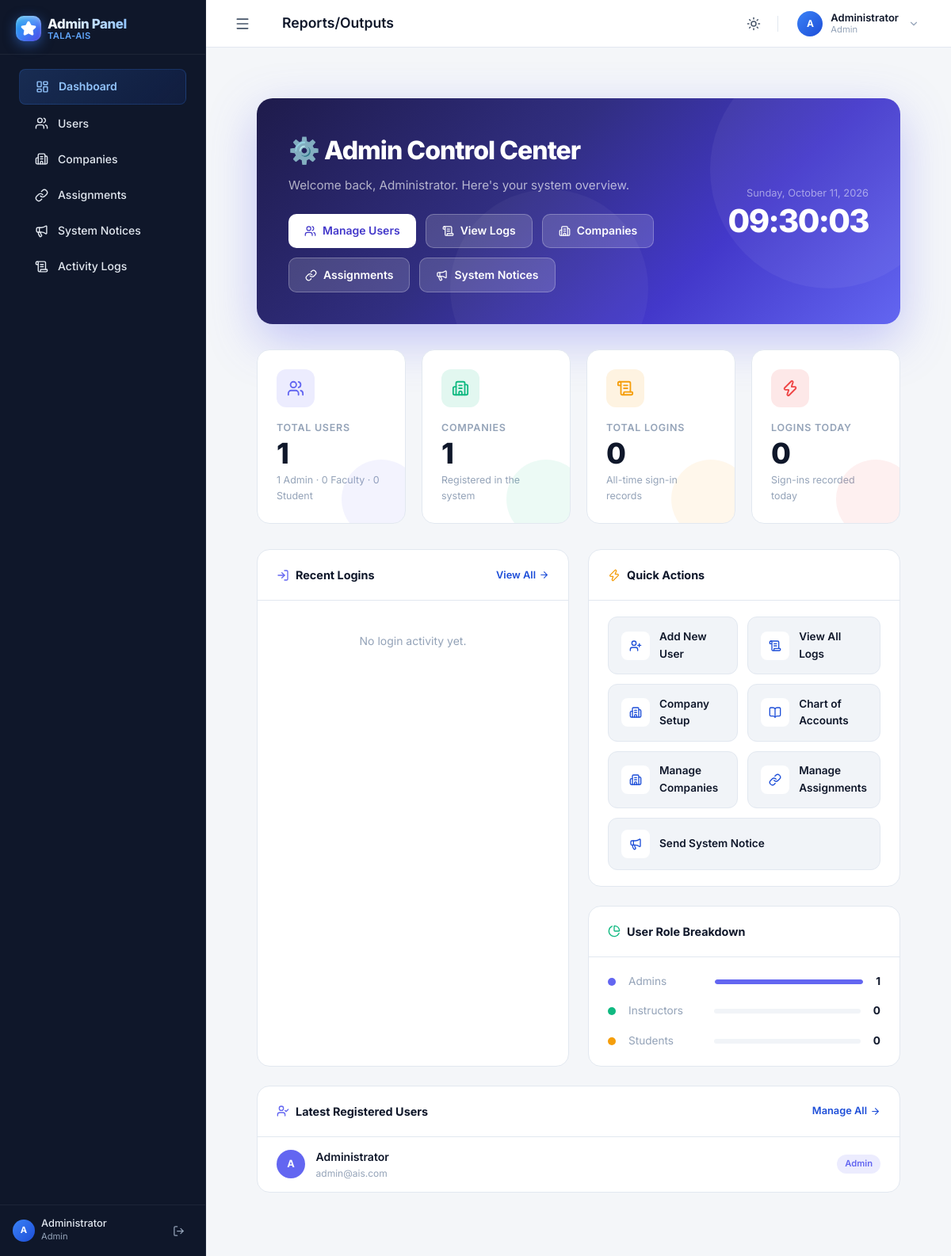
Page /admin/dashboard.php (signed in) on the committed database.
### tables this page shows
CREATE TABLE IF NOT EXISTS `users` (
    `id` INT AUTO_INCREMENT PRIMARY KEY,
    `name` VARCHAR(100) NOT NULL,
    `email` VARCHAR(150) NOT NULL UNIQUE,
    `password` VARCHAR(255) NOT NULL,
    `role` ENUM('Admin','Instructor','Student') NOT NULL DEFAULT 'Student',
    `status` ENUM('approved','pending','rejected') NOT NULL DEFAULT 'approved',
    `faculty_id` VARCHAR(50) NULL DEFAULT NULL,
    `department` VARCHAR(100) NULL DEFAULT NULL,
    `verification_notes` TEXT NULL DEFAULT NULL,
    `verified_by` INT NULL DEFAULT NULL,
    `verified_at` DATETIME NULL DEFAULT NULL,
    `active_company_id` INT NULL DEFAULT NULL,
    `created_at` TIMESTAMP DEFAULT CURRENT_TIMESTAMP
);

### admin/dashboard.php (the view, shortened to what this page needs)
<?php
require_once '../includes/header.php';
$db = get_db();
$users_count     = $db->query("SELECT COUNT(*) FROM users")->fetch_row()[0];
$companies_count = $db->query("SELECT COUNT(*) FROM companies")->fetch_row()[0];
$logs_count      = $db->query("SELECT COUNT(*) FROM activity_logs WHERE module='Authentication'")->fetch_row()[0];
$admin_count     = $db->query("SELECT COUNT(*) FROM users WHERE role='Admin'")->fetch_row()[0];
$instructor_count= $db->query("SELECT COUNT(*) FROM users WHERE role='Instructor'")->fetch_row()[0];
$instructor_approved = $db->query("SELECT COUNT(*) FROM users WHERE role='Instructor' AND (status='approved' OR status IS NULL)")->fetch_row()[0];
$student_count   = $db->query("SELECT COUNT(*) FROM users WHERE role='Student'")->fetch_row()[0];
$today_logs = $db->query("SELECT COUNT(*) FROM activity_logs WHERE module='Authentication' AND DATE(created_at)=CURDATE()")->fetch_row()[0];
$recent_logs = $db->query("
    SELECT l.*, u.name as user_name, u.role as user_role
    FROM activity_logs l
    LEFT JOIN users u ON l.user_id = u.id
    WHERE l.module = 'Authentication'
    ORDER BY l.created_at DESC
    LIMIT 8
")->fetch_all(MYSQLI_ASSOC);
$latest_users = $db->query("SELECT name, email, role, created_at FROM users ORDER BY created_at DESC LIMIT 5")->fetch_all(MYSQLI_ASSOC);
?>
<div class="adm-wrapper">
    <div class="adm-hero">
        <div>
            <div class="adm-hero-title">⚙️ Admin Control Center</div>
            <div class="adm-hero-sub">Welcome back, <?= htmlspecialchars($_SESSION['user_name'] ?? 'Admin') ?>. Here's your system overview.</div>
            <div class="adm-hero-btns">
                <a href="users.php" class="adm-hero-btn adm-hero-btn-primary">
                    <i data-lucide="users" style="width:15px;height:15px;"></i> Manage Users
                </a>
                <a href="logs.php" class="adm-hero-btn adm-hero-btn-ghost">
                    <i data-lucide="scroll-text" style="width:15px;height:15px;"></i> View Logs
                </a>
                <a href="companies.php" class="adm-hero-btn adm-hero-btn-ghost">
                    <i data-lucide="building-2" style="width:15px;height:15px;"></i> Companies
                </a>
                <a href="assignments.php" class="adm-hero-btn adm-hero-btn-ghost">
                    <i data-lucide="link" style="width:15px;height:15px;"></i> Assignments
                </a>
                <a href="system_notices.php" class="adm-hero-btn adm-hero-btn-ghost">
                    <i data-lucide="megaphone" style="width:15px;height:15px;"></i> System Notices
                </a>
            </div>
        </div>
        <div class="adm-hero-right">
            <div class="adm-hero-date"><?= date('l, F j, Y') ?></div>
            <div class="adm-hero-time" id="live-clock">--:--</div>
        </div>
    </div>
    <div class="adm-stats">
        <div class="adm-stat-card">
            <div class="adm-stat-icon" style="background:rgba(99,102,241,0.12); color:#6366f1;">
                <i data-lucide="users" style="width:22px;height:22px;"></i>
            </div>
            <div class="adm-stat-label">Total Users</div>
            <div class="adm-stat-value"><?= $users_count ?></div>
            <div class="adm-stat-sub"><?= $admin_count ?> Admin · <?= $instructor_approved ?> Faculty · <?= $student_count ?> Student</div>
            <div class="adm-stat-glow" style="background:#6366f1;"></div>
        </div>
        <div class="adm-stat-card">
            <div class="adm-stat-icon" style="background:rgba(16,185,129,0.12); color:#10b981;">
                <i data-lucide="building-2" style="width:22px;height:22px;"></i>
            </div>
            <div class="adm-stat-label">Companies</div>
            <div class="adm-stat-value"><?= $companies_count ?></div>
            <div class="adm-stat-sub">Registered in the system</div>
            <div class="adm-stat-glow" style="background:#10b981;"></div>
        </div>
        <div class="adm-stat-card">
            <div class="adm-stat-icon" style="background:rgba(245,158,11,0.12); color:#f59e0b;">
                <i data-lucide="scroll-text" style="width:22px;height:22px;"></i>
            </div>
            <div class="adm-stat-label">Total Logins</div>
            <div class="adm-stat-value"><?= number_format($logs_count) ?></div>
            <div class="adm-stat-sub">All-time sign-in records</div>
            <div class="adm-stat-glow" style="background:#f59e0b;"></div>
        </div>
        <div class="adm-stat-card">
            <div class="adm-stat-icon" style="background:rgba(239,68,68,0.12); color:#ef4444;">
                <i data-lucide="zap" style="width:22px;height:22px;"></i>
            </div>
            <div class="adm-stat-label">Logins Today</div>
            <div class="adm-stat-value"><?= $today_logs ?></div>
            <div class="adm-stat-sub">Sign-ins recorded today</div>
            <div class="adm-stat-glow" style="background:#ef4444;"></div>
        </div>
    </div>
    <div class="adm-row">
        <div class="adm-panel">
            <div class="adm-panel-header">
                <div class="adm-panel-title">
                    <i data-lucide="log-in" style="width:16px;height:16px;color:#6366f1;"></i>
                    Recent Logins
                </div>
                <a href="logs.php" class="adm-panel-link">
                    View All <i data-lucide="arrow-right" style="width:13px;height:13px;"></i>
                </a>
            </div>
            <div class="adm-activity">
                <?php if (empty($recent_logs)): ?>
                <div style="padding:2rem;text-align:center;color:var(--text-muted);font-size:0.875rem;">No login activity yet.</div>
                <?php else: foreach($recent_logs as $log):
                    $colors = ['Admin'=>'#6366f1','Instructor'=>'#10b981','Student'=>'#f59e0b'];
                    $avatarColor = $colors[$log['user_role'] ?? 'Student'] ?? '#6b7280';
                    $initials = strtoupper(substr($log['user_name'] ?? 'S', 0, 2));
                    $actionColors = ['Login'=>'#6366f1','Google Login'=>'#22c55e','Logout'=>'#f59e0b'];
                    $actionColor = $actionColors[$log['action']] ?? '#6b7280';
                    $timeAgo = date('M d, h:i A', strtotime($log['created_at']));
                ?>
                <div class="adm-act-item">
                    <div class="adm-act-avatar" style="background:<?= $avatarColor ?>;"><?= $initials ?></div>
                    <div class="adm-act-body">
                        <div class="adm-act-name"><?= htmlspecialchars($log['user_name'] ?? 'Unknown') ?></div>
                        <div class="adm-act-desc">
                            <span style="font-size:0.7rem;font-weight:700;color:<?= $actionColor ?>;background:<?= $actionColor ?>18;padding:1px 6px;border-radius:4px;margin-right:4px;"><?= htmlspecialchars($log['action']) ?></span>
                            <?= htmlspecialchars($log['description'] ?? $log['module'] ?? '') ?>
                        </div>
                    </div>
                    <div class="adm-act-time"><?= $timeAgo ?></div>
                </div>
                <?php endforeach; endif; ?>
            </div>
        </div>
        <div style="display:flex;flex-direction:column;gap:1.5rem;">
            <div class="adm-panel">
                <div class="adm-panel-header">
                    <div class="adm-panel-title">
                        <i data-lucide="zap" style="width:16px;height:16px;color:#f59e0b;"></i>
                        Quick Actions
                    </div>
                </div>
                <div class="adm-actions">
                    <a href="users.php" class="adm-action-btn">
                        <div class="adm-action-icon"><i data-lucide="user-plus" style="width:16px;height:16px;"></i></div>
                        Add New User
                    </a>
                    <a href="logs.php" class="adm-action-btn">
                        <div class="adm-action-icon"><i data-lucide="scroll-text" style="width:16px;height:16px;"></i></div>
                        View All Logs
                    </a>
                    <a href="<?= BASE_URL ?>pages/company_setup.php" class="adm-action-btn">
                        <div class="adm-action-icon"><i data-lucide="building-2" style="width:16px;height:16px;"></i></div>
                        Company Setup
                    </a>
                    <a href="<?= BASE_URL ?>pages/chart_of_accounts.php" class="adm-action-btn">
                        <div class="adm-action-icon"><i data-lucide="book-open" style="width:16px;height:16px;"></i></div>
                        Chart of Accounts
                    </a>
                    <a href="companies.php" class="adm-action-btn">
                        <div class="adm-action-icon"><i data-lucide="building-2" style="width:16px;height:16px;"></i></div>
                        Manage Companies
                    </a>
                    <a href="assignments.php" class="adm-action-btn">
                        <div class="adm-action-icon"><i data-lucide="link" style="width:16px;height:16px;"></i></div>
                        Manage Assignments
                    </a>
                    <a href="system_notices.php" class="adm-action-btn" style="grid-column: 1 / -1;">
                        <div class="adm-action-icon"><i data-lucide="megaphone" style="width:16px;height:16px;"></i></div>
                        Send System Notice
                    </a>
                </div>
            </div>
            <div class="adm-panel">
                <div class="adm-panel-header">
                    <div class="adm-panel-title">
                        <i data-lucide="pie-chart" style="width:16px;height:16px;color:#10b981;"></i>
                        User Role Breakdown
                    </div>
                </div>
                <div class="adm-role-bar">
                    <?php
                    $roles = [
                        ['label'=>'Admins', 'count'=>$admin_count, 'color'=>'#6366f1'],
                        ['label'=>'Instructors', 'count'=>$instructor_count, 'color'=>'#10b981'],
                        ['label'=>'Students', 'count'=>$student_count, 'color'=>'#f59e0b'],
                    ];
                    foreach($roles as $r):
                        $pct = $users_count > 0 ? round(($r['count']/$users_count)*100) : 0;
                    ?>
                    <div class="adm-role-row">
                        <div class="adm-role-dot" style="background:<?= $r['color'] ?>;"></div>
                        <div class="adm-role-label"><?= $r['label'] ?></div>
                        <div class="adm-progress">
                            <div class="adm-progress-fill" style="width:<?= $pct ?>%;background:<?= $r['color'] ?>;"></div>
                        </div>
                        <div class="adm-role-count"><?= $r['count'] ?></div>
                    </div>
                    <?php endforeach; ?>
                </div>
            </div>
        </div>
    </div>
    <div class="adm-panel">
        <div class="adm-panel-header">
            <div class="adm-panel-title">
                <i data-lucide="user-check" style="width:16px;height:16px;color:#6366f1;"></i>
                Latest Registered Users
            </div>
            <a href="users.php" class="adm-panel-link">
                Manage All <i data-lucide="arrow-right" style="width:13px;height:13px;"></i>
            </a>
        </div>
        <?php if(empty($latest_users)): ?>
        <div style="padding:2rem;text-align:center;color:var(--text-muted);font-size:0.875rem;">No users yet.</div>
        <?php else: foreach($latest_users as $u):
            $colors = ['Admin'=>'#6366f1','Instructor'=>'#10b981','Student'=>'#f59e0b'];
            $bgColor = $colors[$u['role']] ?? '#6b7280';
            $roleBgAlpha = ['Admin'=>'rgba(99,102,241,0.12)','Instructor'=>'rgba(16,185,129,0.12)','Student'=>'rgba(245,158,11,0.12)'];
            $roleTextColor = ['Admin'=>'#6366f1','Instructor'=>'#10b981','Student'=>'#d97706'];
            $init = strtoupper(substr($u['name'],0,1));
        ?>
        <div class="adm-user-row">
            <div class="adm-user-av" style="background:<?= $bgColor ?>;"><?= $init ?></div>
            <div>
                <div class="adm-user-name"><?= htmlspecialchars($u['name']) ?></div>
                <div class="adm-user-email"><?= htmlspecialchars($u['email']) ?></div>
            </div>
            <span class="adm-role-badge" style="background:<?= $roleBgAlpha[$u['role']] ?? 'rgba(107,114,128,0.1)' ?>;color:<?= $roleTextColor[$u['role']] ?? '#6b7280' ?>;">
                <?= $u['role'] ?>
            </span>
        </div>
        <?php endforeach; endif; ?>
    </div>
</div>
<?php require_once '../includes/footer.php'; ?>

### assets/css/style.css (style rules this page uses)
:root { --brand-50: #eff6ff; --brand-100: #dbeafe; --brand-200: #bfdbfe; --brand-500: #3b82f6; --brand-600: #1d4ed8; --brand-700: #1e40af; --brand-800: #1e3a8a; --brand-900: #172554; --bg-primary: #f4f6f9; --bg-secondary: #ffffff; --bg-tertiary: #f1f4f8; --text-primary: #0f172a; --text-secondary: #475569; --text-muted: #94a3b8; --primary-color: #1d4ed8; --primary-hover: #1e40af; --secondary-color: #eff6ff; --border-color: #e2e8f0; --border-strong: #cbd5e1; --success-color: #16a34a; --success-bg: #f0fdf4; --success-border:#bbf7d0; --danger-color: #dc2626; --danger-bg: #fef2f2; --danger-border: #fecaca; --warning-color: #d97706; --warning-bg: #fffbeb; --warning-border:#fde68a; --info-color: #0891b2; --info-bg: #ecfeff; --sidebar-bg: #0f172a; --sidebar-text: #e2e8f0; --sidebar-muted: #94a3b8; --sidebar-hover: rgba(255,255,255,0.07); --sidebar-active: rgba(59,130,246,0.15); --sidebar-border: rgba(255,255,255,0.06); --sidebar-accent: #3b82f6; --shadow-xs: 0 1px 2px rgba(0,0,0,0.05); --shadow-sm: 0 1px 3px rgba(0,0,0,0.08), 0 1px 2px rgba(0,0,0,0.05); --shadow-md: 0 4px 6px -1px rgba(0,0,0,0.07), 0 2px 4px -1px rgba(0,0,0,0.05); --shadow-lg: 0 10px 25px -3px rgba(0,0,0,0.1), 0 4px 8px -2px rgba(0,0,0,0.05); --shadow-xl: 0 20px 40px -5px rgba(0,0,0,0.12), 0 8px 16px -4px rgba(0,0,0,0.06); --radius-xs: 0.25rem; --radius-sm: 0.375rem; --radius-md: 0.5rem; --radius-lg: 0.75rem; --radius-xl: 1rem; --radius-2xl: 1.25rem; }
*, *::before, *::after { box-sizing: border-box; margin: 0; padding: 0; }
html { scroll-behavior: smooth; }
body { font-family: 'Inter', -apple-system, BlinkMacSystemFont, 'Segoe UI', sans-serif; font-feature-settings: 'cv11', 'ss01'; background-color: var(--bg-primary); color: var(--text-primary); line-height: 1.6; -webkit-font-smoothing: antialiased; transition: background-color 0.3s ease, color 0.3s ease; }
a { color: var(--primary-color); text-decoration: none; }

### rows in the picture
users: name "A", name "Administrator", email "admin@ais.com", role "Admin"

### other values in the picture
$item['label'] "Dashboard"
$item['label'] "Users"
$item['label'] "Companies"
$item['label'] "Assignments"
$item['label'] "System Notices"
$item['label'] "Activity Logs"
$initials "A"
$userName "Administrator"
$userRole "Admin"
$pageTitle "Reports/Outputs"
$_SESSION['user_name'] "Administrator"
$users_count "1"
$admin_count "1"
$instructor_approved "0"
$student_count "0"
